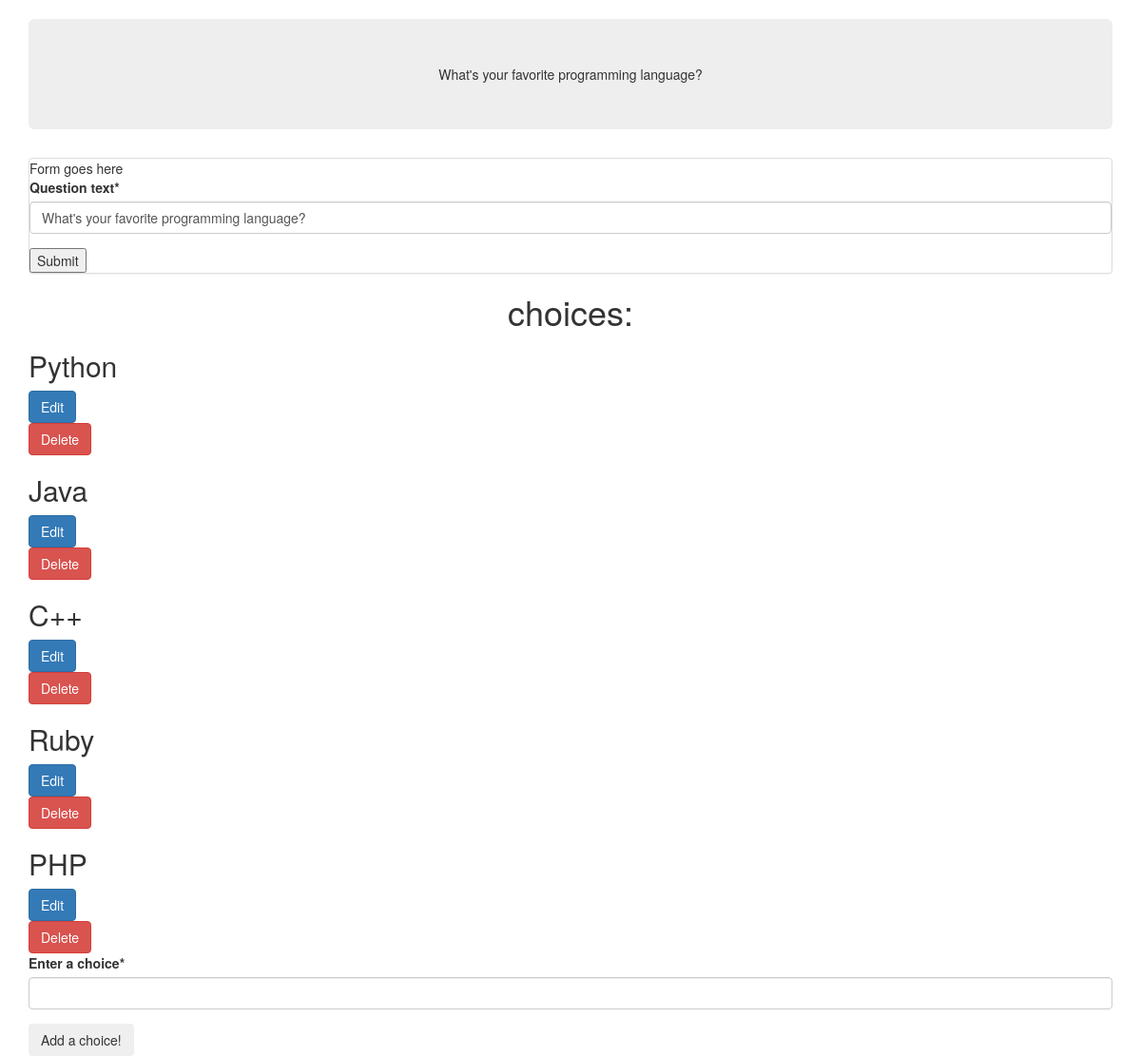
/polls/question/39/edit/, run on the app's committed database.
### polls/models.py (models this page shows, shortened)
class Question(models.Model):
    question_text = models.CharField(max_length=200)
    pub_date = models.DateTimeField('date published')
    owner = models.ForeignKey(User)
    slug = models.CharField(max_length=255)

class Choice(models.Model):
    question = models.ForeignKey(Question, on_delete=models.CASCADE)
    choice_text = models.CharField(max_length=200)
    votes = models.IntegerField(default=20)

### polls/views.py (the view, shortened to what this page needs)
# urls.py: url(r'^question/(?P<question_id>[0-9]+)/edit/$', views.edit_question, name="edit"),
def edit_question(request, question_id):
    question = Question.objects.get(id=question_id)
    add_choice_form = forms.ChoiceForm(initial={'question':question})
    if request.method == "GET":
        form = forms.QuestionForm(instance=question)
        context = {
            "question" : question,
            "form": form,
            "choice_form": add_choice_form
        }
        return render(request, "polls/edit_question.html",context)

### polls/forms.py
class QuestionForm(forms.ModelForm):
    class Meta:
        model = Question
        fields = ["question_text"]

class ChoiceForm (forms.ModelForm):
    class Meta:
        model= Choice
        fields= ["question", "choice_text"]
        labels = {
            'question': 'choose a question',
            'choice_text' : 'Enter a choice'
        }
        widgets = {'question' : forms.HiddenInput}

### polls/templates/polls/edit_question.html (shortened to what this page needs)
{% extends 'polls/base.html'%}
{% load crispy_forms_tags %}
{% block header %}
{{ question.question_text }}
{% endblock %}
{% block content %}
<div class="panel panel-default">
    Form goes here
    <form action="{% url 'polls:edit' question.id %}" method="POST">
        {{ form | crispy}}
    <input type="submit">
    </form>
</div>
<h1> choices:</h1>
{% for choice in question.choice_set.all %}
<h2> {{ choice.choice_text}}</h2>
  <a href="{% url 'polls:edit_choice' choice.id %}" class="btn btn-primary">Edit</a>
<form action="{% url 'polls:delete_choice' choice.id %}" method="POST">
                    <input class="btn btn-danger"
                           type="submit"
                           value="Delete"/>
</form>
{% endfor %}
<form action="{% url 'polls:add_choice' %}" method="post">
    {{ choice_form | crispy }}
    <input type="submit" class="btn" value="Add a choice!">
</form>
{% endblock %}

### polls/templates/polls/base.html (style rules this page uses)
h1 { text-align:center }

### data on the page
Question: question_text "What's your favorite programming language?"
Choice: choice_text "Python"
Choice: choice_text "Java"
Choice: choice_text "C++"
Choice: choice_text "Ruby"
Choice: choice_text "PHP"
